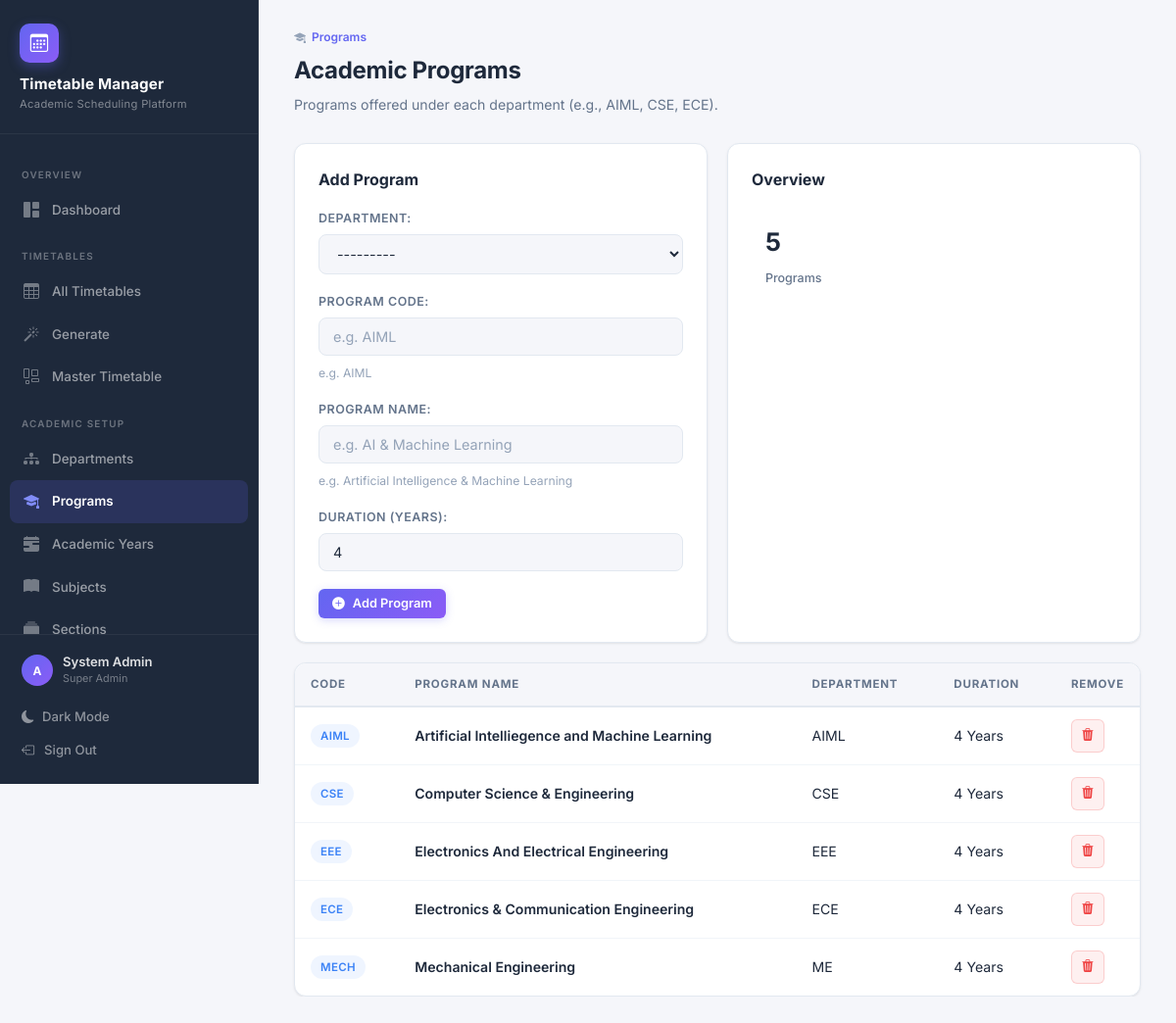
The app's page /programs/ (signed in) with its own data.
### TTS/SchedulerApp/models.py (models this page shows, shortened)
class Department(models.Model):
    name = models.CharField(
        max_length=100, verbose_name='Department Name',
        help_text='Full name, e.g. Computer Science & Engineering'
    )
    code = models.CharField(
        max_length=10, unique=True, verbose_name='Department Code',
        help_text='Short code, e.g. CSE'
    )
    class Meta:
        ordering = ['name']
        verbose_name = 'Department'
        verbose_name_plural = 'Departments'
    def __str__(self):
        return f'{self.code} — {self.name}'

class Program(models.Model):
    department = models.ForeignKey(
        Department, on_delete=models.CASCADE, related_name='programs',
        verbose_name='Department'
    )
    name = models.CharField(
        max_length=100, verbose_name='Program Name',
        help_text='e.g. Artificial Intelligence & Machine Learning'
    )
    code = models.CharField(
        max_length=10, unique=True, verbose_name='Program Code',
        help_text='e.g. AIML'
    )
    duration_years = models.PositiveIntegerField(
        default=4, verbose_name='Duration (Years)',
        validators=[MinValueValidator(1), MaxValueValidator(6)]
    )
    class Meta:
        ordering = ['department', 'name']
        verbose_name = 'Program'
        verbose_name_plural = 'Programs'

### TTS/SchedulerApp/views.py (the view)
# urls.py: path('programs/', views.program_list, name='program_list'),
@login_required
@admin_required
def program_list(request):
    form = ProgramForm(request.POST or None)
    if request.method == 'POST' and form.is_valid():
        form.save()
        messages.success(request, 'Program added successfully.')
        return redirect('program_list')
    programs = Program.objects.select_related('department').all()
    return render(request, 'program_list.html', {
        'form': form,
        'programs': programs,
    })

### TTS/SchedulerApp/forms.py
class ProgramForm(forms.ModelForm):
    class Meta:
        model = Program
        fields = ['department', 'code', 'name', 'duration_years']
        labels = {
            'department': 'Department',
            'code': 'Program Code',
            'name': 'Program Name',
            'duration_years': 'Duration (Years)',
        }
        widgets = {
            'department': forms.Select(attrs=_select_attrs),
            'code': forms.TextInput(attrs={**_input_attrs, 'placeholder': 'e.g. AIML'}),
            'name': forms.TextInput(attrs={**_input_attrs, 'placeholder': 'e.g. AI & Machine Learning'}),
            'duration_years': forms.NumberInput(attrs={**_input_attrs, 'min': 1, 'max': 6}),
        }

### TTS/SchedulerApp/models.py (called while the page is built)
    @property
    def is_super_admin(self):
        return self.role == 'SUPER_ADMIN'

    @property
    def can_manage_timetable(self):
        return self.role in ('SUPER_ADMIN', 'TIMETABLE_ADMIN', 'HOD')

### TTS/SchedulerApp/templatetags/index.py (called while the page is built)
    def render(self, context):
        path = context['request'].path
        for p in self.patterns:
            try:
                pValue = template.Variable(p).resolve(context)
                if path == pValue:
                    return 'active'
            except template.VariableDoesNotExist:
                pass
        return ''

### TTS/templates/program_list.html (shortened to what this page needs)
{% extends 'base.html' %}
{% block content %}
<div class="page-header">
  <div class="page-breadcrumb"><i class="bi bi-mortarboard-fill"></i> <span>Programs</span></div>
  <h2>Academic Programs</h2>
  <p>Programs offered under each department (e.g., AIML, CSE, ECE).</p>
</div>
<div class="grid-2">
  <div class="card">
    <div class="card-header"><div class="card-title">Add Program</div></div>
    <form method="post">
      <div class="django-form">{{ form.as_p }}</div>
      <button type="submit" class="btn btn-primary btn-sm"><i class="bi bi-plus-circle-fill"></i> Add Program</button>
    </form>
  </div>
  <div class="card">
    <div class="card-header"><div class="card-title">Overview</div></div>
    <div class="stat-card" style="box-shadow:none; border:none; padding:14px;">
      <div class="stat-value">{{ programs|length }}</div>
      <div class="stat-label">Programs</div>
    </div>
  </div>
</div>
<div class="card" style="padding:0; overflow:hidden; margin-top:20px;">
  <div class="table-wrap">
    <table class="data-table">
      <thead><tr><th>Code</th><th>Program Name</th><th>Department</th><th>Duration</th><th class="td-actions">Remove</th></tr></thead>
      <tbody>
        {% for prog in programs %}
        <tr>
          <td><span class="badge badge-info">{{ prog.code }}</span></td>
          <td style="font-weight:600;">{{ prog.name }}</td>
          <td>{{ prog.department.code }}</td>
          <td>{{ prog.duration_years }} Years</td>
          <td class="td-actions">
            <form action="{% url 'program_delete' prog.pk %}" method="post">{% csrf_token %}
              <button type="submit" class="btn btn-icon btn-danger btn-sm" onclick="return confirm('Delete {{ prog.name }}?')"><i class="bi bi-trash3-fill"></i></button>
            </form>
          </td>
        </tr>
        {% empty %}
        <tr><td colspan="5"><div class="empty-state"><i class="bi bi-mortarboard"></i><h3>No Programs</h3><p>Add your first program above.</p></div></td></tr>
        {% endfor %}
      </tbody>
    </table>
  </div>
</div>
{% endblock %}

### TTS/templates/base.html (shortened to what this page needs)
{% load static %}
{% load index %}
{% url 'dashboard' as dashboard_url %}
{% url 'department_list' as dept_url %}
{% url 'program_list' as prog_url %}
{% url 'academic_year_list' as ay_url %}
{% url 'room_list' as room_url %}
{% url 'timeslot_list' as slot_url %}
{% url 'faculty_list' as fac_url %}
{% url 'subject_list' as subj_url %}
{% url 'section_list' as sec_url %}
{% url 'offering_list' as offer_url %}
{% url 'timetable_list' as tt_url %}
{% url 'timetable_generate' as gen_url %}
{% url 'master_timetable' as master_url %}
{% url 'user_list' as user_url %}
<!DOCTYPE html>
<html lang="en" data-theme="light">
<head>
  <link rel="stylesheet" href="https://cdn.jsdelivr.net/npm/bootstrap-icons@1.11.3/font/bootstrap-icons.min.css">
  <link rel="stylesheet" type="text/css" href="{% static 'CSS/style.css' %}">
</head>
<body>
  <aside class="sidebar" id="sidebar">
    <div class="sidebar-brand">
      <div class="brand-icon">
        <i class="bi bi-calendar3"></i>
      </div>
      <h1>Timetable Manager</h1>
      <span>Academic Scheduling Platform</span>
    </div>
    <nav class="sidebar-nav">
      <div class="nav-section-label">Overview</div>
      <a href="{{ dashboard_url }}" class="{% active request dashboard_url %}">
        <i class="bi bi-grid-1x2-fill"></i>
        Dashboard
      </a>
      {% if user.is_authenticated %}
      <div class="nav-section-label">Timetables</div>
      <a href="{{ tt_url }}" class="{% active request tt_url %}">
        <i class="bi bi-table"></i>
        All Timetables
      </a>
      {% if can_manage %}
      <a href="{{ gen_url }}" class="{% active request gen_url %}">
        <i class="bi bi-magic"></i>
        Generate
      </a>
      <a href="{{ master_url }}" class="{% active request master_url %}">
        <i class="bi bi-layout-wtf"></i>
        Master Timetable
      </a>
      {% endif %}
      <div class="nav-section-label">Academic Setup</div>
      {% if is_admin %}
      <a href="{{ dept_url }}" class="{% active request dept_url %}">
        <i class="bi bi-diagram-3-fill"></i>
        Departments
      </a>
      <a href="{{ prog_url }}" class="{% active request prog_url %}">
        <i class="bi bi-mortarboard-fill"></i>
        Programs
      </a>
      <a href="{{ ay_url }}" class="{% active request ay_url %}">
        <i class="bi bi-calendar-range-fill"></i>
        Academic Years
      </a>
      {% endif %}
      {% if can_manage %}
      <a href="{{ subj_url }}" class="{% active request subj_url %}">
        <i class="bi bi-book-fill"></i>
        Subjects
      </a>
      <a href="{{ sec_url }}" class="{% active request sec_url %}">
        <i class="bi bi-collection-fill"></i>
        Sections
      </a>
      {% endif %}
      {% endif %}
    </nav>
    <div class="sidebar-footer">
      {% if user.is_authenticated %}
      <div class="user-info">
        <div class="user-avatar">{{ user.username|make_list|first|upper }}</div>
        <div>
          <div class="user-name">{{ user.get_full_name|default:user.username }}</div>
          <div class="user-role">{{ user_role_display }}</div>
        </div>
      </div>
      <button class="theme-toggle" id="themeToggle">
        <i class="bi bi-moon-fill"></i>
        <span>Dark Mode</span>
      </button>
      <a href="{% url 'logout' %}">
        <i class="bi bi-box-arrow-left"></i>
        Sign Out
      </a>
      {% endif %}
    </div>
  </aside>
  <main class="main-content">
    {% block content %}
    {% endblock %}
  </main>
</body>
</html>

### records on screen
Program: code "AIML", name "Artificial Intelliegence and Machine Learning", department.code "AIML", duration_years "4"
Program: code "CSE", name "Computer Science & Engineering", department.code "CSE", duration_years "4"
Program: code "EEE", name "Electronics And Electrical Engineering", department.code "EEE", duration_years "4"
Program: code "ECE", name "Electronics & Communication Engineering", department.code "ECE", duration_years "4"
Program: code "MECH", name "Mechanical Engineering", department.code "ME", duration_years "4"

### other values on screen
{{ user.username|make_list|first|upper }} "A"
{{ user.get_full_name|default:user.username }} "System Admin"
{{ user_role_display }} "Super Admin"
{{ programs|length }} "5"
